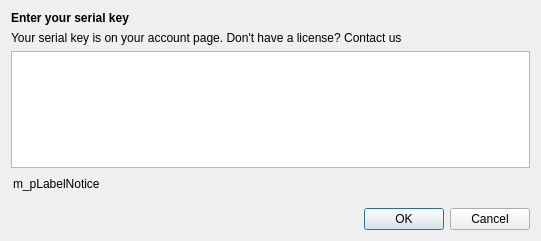
<?xml version="1.0" encoding="UTF-8"?>
<ui version="4.0">
 <class>ActivationDialog</class>
 <widget class="QDialog" name="ActivationDialog">
  <property name="geometry">
   <rect>
    <x>0</x>
    <y>0</y>
    <width>541</width>
    <height>241</height>
   </rect>
  </property>
  <property name="windowTitle">
   <string>Serial key</string>
  </property>
  <layout class="QVBoxLayout" name="verticalLayout">
   <item>
    <widget class="QLabel" name="label">
     <property name="font">
      <font>
       <bold>true</bold>
      </font>
     </property>
     <property name="text">
      <string>Enter your serial key</string>
     </property>
    </widget>
   </item>
   <item>
    <widget class="QLabel" name="label_5">
     <property name="text">
      <string>&lt;p&gt;Your serial key is on your &lt;a href=&quot;https://synergyapp.io/account?utm_source=gui-s1&quot; style=&quot;color:#4285f4;&quot;&gt;account&lt;/span&gt;&lt;/a&gt; page. Don't have a license? &lt;a href=&quot;https://synergyapp.io/contact?utm_source=gui-s1&quot; style=&quot;color:#4285f4;&quot;&gt;Contact us&lt;/span&gt;&lt;/a&gt;&lt;/p&gt;</string>
     </property>
     <property name="openExternalLinks">
      <bool>true</bool>
     </property>
    </widget>
   </item>
   <item>
    <widget class="QTextEdit" name="m_pTextEditSerialKey">
     <property name="enabled">
      <bool>true</bool>
     </property>
     <property name="tabChangesFocus">
      <bool>true</bool>
     </property>
     <property name="html">
      <string>&lt;!DOCTYPE HTML PUBLIC &quot;-//W3C//DTD HTML 4.0//EN&quot; &quot;http://www.w3.org/TR/REC-html40/strict.dtd&quot;&gt;
&lt;html&gt;&lt;head&gt;&lt;meta name=&quot;qrichtext&quot; content=&quot;1&quot; /&gt;&lt;meta charset=&quot;utf-8&quot; /&gt;&lt;style type=&quot;text/css&quot;&gt;
p, li { white-space: pre-wrap; }
hr { height: 1px; border-width: 0; }
li.unchecked::marker { content: &quot;\2610&quot;; }
li.checked::marker { content: &quot;\2612&quot;; }
&lt;/style&gt;&lt;/head&gt;&lt;body style=&quot; font-family:'Cantarell'; font-size:11pt; font-weight:400; font-style:normal;&quot;&gt;
&lt;p style=&quot;-qt-paragraph-type:empty; margin-top:0px; margin-bottom:0px; margin-left:0px; margin-right:0px; -qt-block-indent:0; text-indent:0px; font-family:'Sans'; font-size:10pt;&quot;&gt;&lt;br /&gt;&lt;/p&gt;&lt;/body&gt;&lt;/html&gt;</string>
     </property>
     <property name="acceptRichText">
      <bool>false</bool>
     </property>
    </widget>
   </item>
   <item>
    <widget class="QWidget" name="m_widgetNotice" native="true">
     <layout class="QHBoxLayout" name="horizontalLayout_5">
      <property name="leftMargin">
       <number>2</number>
      </property>
      <property name="topMargin">
       <number>0</number>
      </property>
      <property name="rightMargin">
       <number>0</number>
      </property>
      <property name="bottomMargin">
       <number>8</number>
      </property>
      <item>
       <widget class="QLabel" name="m_pLabelNotice">
        <property name="text">
         <string>m_pLabelNotice</string>
        </property>
        <property name="openExternalLinks">
         <bool>true</bool>
        </property>
       </widget>
      </item>
      <item>
       <spacer name="horizontalSpacer">
        <property name="orientation">
         <enum>Qt::Horizontal</enum>
        </property>
        <property name="sizeHint" stdset="0">
         <size>
          <width>40</width>
          <height>20</height>
         </size>
        </property>
       </spacer>
      </item>
     </layout>
    </widget>
   </item>
   <item>
    <widget class="QDialogButtonBox" name="buttonBox">
     <property name="orientation">
      <enum>Qt::Horizontal</enum>
     </property>
     <property name="standardButtons">
      <set>QDialogButtonBox::Cancel|QDialogButtonBox::Ok</set>
     </property>
    </widget>
   </item>
  </layout>
 </widget>
 <tabstops>
  <tabstop>m_pTextEditSerialKey</tabstop>
 </tabstops>
 <resources/>
 <connections>
  <connection>
   <sender>buttonBox</sender>
   <signal>accepted()</signal>
   <receiver>ActivationDialog</receiver>
   <slot>accept()</slot>
   <hints>
    <hint type="sourcelabel">
     <x>248</x>
     <y>254</y>
    </hint>
    <hint type="destinationlabel">
     <x>157</x>
     <y>274</y>
    </hint>
   </hints>
  </connection>
  <connection>
   <sender>buttonBox</sender>
   <signal>rejected()</signal>
   <receiver>ActivationDialog</receiver>
   <slot>reject()</slot>
   <hints>
    <hint type="sourcelabel">
     <x>316</x>
     <y>260</y>
    </hint>
    <hint type="destinationlabel">
     <x>286</x>
     <y>274</y>
    </hint>
   </hints>
  </connection>
 </connections>
</ui>
